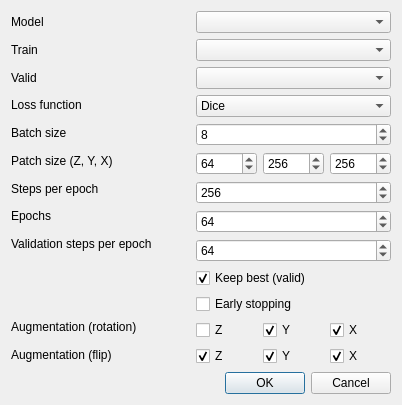
<?xml version="1.0" encoding="UTF-8"?>
<ui version="4.0">
 <class>Dialog</class>
 <widget class="QDialog" name="Dialog">
  <property name="geometry">
   <rect>
    <x>0</x>
    <y>0</y>
    <width>402</width>
    <height>403</height>
   </rect>
  </property>
  <property name="windowTitle">
   <string>Train model</string>
  </property>
  <layout class="QVBoxLayout" name="verticalLayout">
   <item>
    <layout class="QHBoxLayout" name="horizontalLayout">
     <item>
      <layout class="QVBoxLayout" name="verticalLayout_left">
       <item>
        <widget class="QLabel" name="label_model">
         <property name="text">
          <string>Model</string>
         </property>
        </widget>
       </item>
       <item>
        <widget class="QLabel" name="label_dataset_train">
         <property name="text">
          <string>Train</string>
         </property>
        </widget>
       </item>
       <item>
        <widget class="QLabel" name="label_dataset_valid">
         <property name="text">
          <string>Valid</string>
         </property>
        </widget>
       </item>
       <item>
        <widget class="QLabel" name="label_loss">
         <property name="text">
          <string>Loss function</string>
         </property>
        </widget>
       </item>
       <item>
        <widget class="QLabel" name="label_batch_size">
         <property name="text">
          <string>Batch size</string>
         </property>
        </widget>
       </item>
       <item>
        <widget class="QLabel" name="label_patch_size">
         <property name="text">
          <string>Patch size (Z, Y, X)</string>
         </property>
        </widget>
       </item>
       <item>
        <widget class="QLabel" name="label_steps_per_epoch">
         <property name="text">
          <string>Steps per epoch</string>
         </property>
        </widget>
       </item>
       <item>
        <widget class="QLabel" name="label_epochs">
         <property name="text">
          <string>Epochs</string>
         </property>
        </widget>
       </item>
       <item>
        <widget class="QLabel" name="label_validation_steps">
         <property name="text">
          <string>Validation steps per epoch</string>
         </property>
        </widget>
       </item>
       <item>
        <widget class="QLabel" name="label_keep_best">
         <property name="text">
          <string/>
         </property>
        </widget>
       </item>
       <item>
        <widget class="QLabel" name="label_early_stopping">
         <property name="text">
          <string/>
         </property>
        </widget>
       </item>
       <item>
        <widget class="QLabel" name="label_augmentation_rot">
         <property name="text">
          <string>Augmentation (rotation)</string>
         </property>
        </widget>
       </item>
       <item>
        <widget class="QLabel" name="label_augmentation_flip">
         <property name="text">
          <string>Augmentation (flip)</string>
         </property>
        </widget>
       </item>
      </layout>
     </item>
     <item>
      <layout class="QVBoxLayout" name="verticalLayout_right">
       <item>
        <widget class="QComboBox" name="comboBox_model"/>
       </item>
       <item>
        <widget class="QComboBox" name="comboBox_dataset_train"/>
       </item>
       <item>
        <widget class="QComboBox" name="comboBox_dataset_valid"/>
       </item>
       <item>
        <widget class="QComboBox" name="comboBox_loss">
         <item>
          <property name="text">
           <string>Dice</string>
          </property>
         </item>
         <item>
          <property name="text">
           <string>MSE</string>
          </property>
         </item>
        </widget>
       </item>
       <item>
        <widget class="QSpinBox" name="spinBox_batch_size">
         <property name="minimum">
          <number>1</number>
         </property>
         <property name="maximum">
          <number>65535</number>
         </property>
         <property name="value">
          <number>8</number>
         </property>
        </widget>
       </item>
       <item>
        <layout class="QHBoxLayout" name="horizontalLayout_patch_size">
         <item>
          <widget class="QSpinBox" name="spinBox_patch_size_z">
           <property name="minimum">
            <number>32</number>
           </property>
           <property name="maximum">
            <number>65535</number>
           </property>
           <property name="singleStep">
            <number>32</number>
           </property>
           <property name="value">
            <number>64</number>
           </property>
          </widget>
         </item>
         <item>
          <widget class="QSpinBox" name="spinBox_patch_size_y">
           <property name="minimum">
            <number>32</number>
           </property>
           <property name="maximum">
            <number>65535</number>
           </property>
           <property name="singleStep">
            <number>32</number>
           </property>
           <property name="value">
            <number>256</number>
           </property>
          </widget>
         </item>
         <item>
          <widget class="QSpinBox" name="spinBox_patch_size_x">
           <property name="minimum">
            <number>32</number>
           </property>
           <property name="maximum">
            <number>65535</number>
           </property>
           <property name="singleStep">
            <number>32</number>
           </property>
           <property name="value">
            <number>256</number>
           </property>
          </widget>
         </item>
        </layout>
       </item>
       <item>
        <widget class="QSpinBox" name="spinBox_steps_per_epoch">
         <property name="minimum">
          <number>1</number>
         </property>
         <property name="maximum">
          <number>16777216</number>
         </property>
         <property name="value">
          <number>256</number>
         </property>
        </widget>
       </item>
       <item>
        <widget class="QSpinBox" name="spinBox_epochs">
         <property name="minimum">
          <number>1</number>
         </property>
         <property name="maximum">
          <number>16777216</number>
         </property>
         <property name="value">
          <number>64</number>
         </property>
        </widget>
       </item>
       <item>
        <widget class="QSpinBox" name="spinBox_validation_steps">
         <property name="maximum">
          <number>16777216</number>
         </property>
         <property name="value">
          <number>64</number>
         </property>
        </widget>
       </item>
       <item>
        <widget class="QCheckBox" name="checkBox_keep_best">
         <property name="text">
          <string>Keep best (valid)</string>
         </property>
         <property name="checked">
          <bool>true</bool>
         </property>
        </widget>
       </item>
       <item>
        <widget class="QCheckBox" name="checkBox_early_stopping">
         <property name="text">
          <string>Early stopping</string>
         </property>
        </widget>
       </item>
       <item>
        <layout class="QHBoxLayout" name="horizontalLayout_aug_rot">
         <item>
          <widget class="QCheckBox" name="checkBox_rot_z">
           <property name="text">
            <string>Z</string>
           </property>
          </widget>
         </item>
         <item>
          <widget class="QCheckBox" name="checkBox_rot_y">
           <property name="text">
            <string>Y</string>
           </property>
           <property name="checked">
            <bool>true</bool>
           </property>
          </widget>
         </item>
         <item>
          <widget class="QCheckBox" name="checkBox_rot_x">
           <property name="text">
            <string>X</string>
           </property>
           <property name="checked">
            <bool>true</bool>
           </property>
          </widget>
         </item>
        </layout>
       </item>
       <item>
        <layout class="QHBoxLayout" name="horizontalLayout_aug_flip">
         <item>
          <widget class="QCheckBox" name="checkBox_flip_z">
           <property name="text">
            <string>Z</string>
           </property>
           <property name="checked">
            <bool>true</bool>
           </property>
          </widget>
         </item>
         <item>
          <widget class="QCheckBox" name="checkBox_flip_y">
           <property name="text">
            <string>Y</string>
           </property>
           <property name="checked">
            <bool>true</bool>
           </property>
          </widget>
         </item>
         <item>
          <widget class="QCheckBox" name="checkBox_flip_x">
           <property name="text">
            <string>X</string>
           </property>
           <property name="checked">
            <bool>true</bool>
           </property>
          </widget>
         </item>
        </layout>
       </item>
      </layout>
     </item>
    </layout>
   </item>
   <item>
    <spacer name="verticalSpacer">
     <property name="orientation">
      <enum>Qt::Vertical</enum>
     </property>
     <property name="sizeHint" stdset="0">
      <size>
       <width>20</width>
       <height>40</height>
      </size>
     </property>
    </spacer>
   </item>
   <item>
    <widget class="QDialogButtonBox" name="buttonBox">
     <property name="orientation">
      <enum>Qt::Horizontal</enum>
     </property>
     <property name="standardButtons">
      <set>QDialogButtonBox::Cancel|QDialogButtonBox::Ok</set>
     </property>
    </widget>
   </item>
  </layout>
 </widget>
 <resources/>
 <connections>
  <connection>
   <sender>buttonBox</sender>
   <signal>accepted()</signal>
   <receiver>Dialog</receiver>
   <slot>accept()</slot>
   <hints>
    <hint type="sourcelabel">
     <x>257</x>
     <y>393</y>
    </hint>
    <hint type="destinationlabel">
     <x>157</x>
     <y>274</y>
    </hint>
   </hints>
  </connection>
  <connection>
   <sender>buttonBox</sender>
   <signal>rejected()</signal>
   <receiver>Dialog</receiver>
   <slot>reject()</slot>
   <hints>
    <hint type="sourcelabel">
     <x>325</x>
     <y>393</y>
    </hint>
    <hint type="destinationlabel">
     <x>286</x>
     <y>274</y>
    </hint>
   </hints>
  </connection>
 </connections>
</ui>
